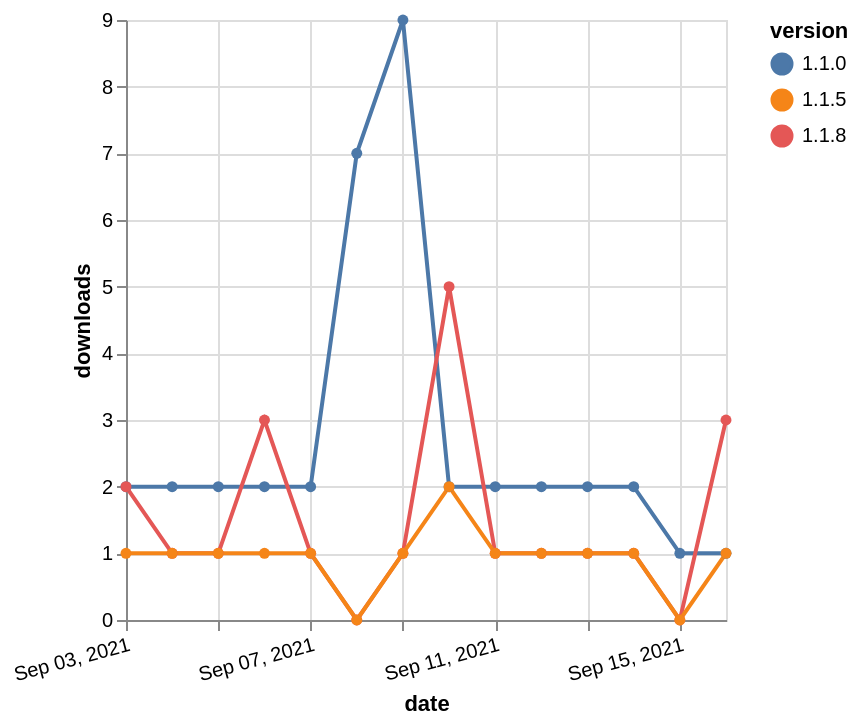

This figure's Vega-Lite source:
### Vega-Lite specification from a JSON file in a GitHub repository (floating-point values rounded to 4 significant figures)
{"$schema": "https://vega.github.io/schema/vega-lite/v5.json", "description": "A simple bar chart with embedded data.", "data": {"values": [{"date": "2021-09-03", "total": 3010, "delta": 2, "version": "1.1.0"}, {"date": "2021-09-04", "total": 3012, "delta": 2, "version": "1.1.0"}, {"date": "2021-09-05", "total": 3014, "delta": 2, "version": "1.1.0"}, {"date": "2021-09-06", "total": 3016, "delta": 2, "version": "1.1.0"}, {"date": "2021-09-07", "total": 3018, "delta": 2, "version": "1.1.0"}, {"date": "2021-09-08", "total": 3025, "delta": 7, "version": "1.1.0"}, {"date": "2021-09-09", "total": 3034, "delta": 9, "version": "1.1.0"}, {"date": "2021-09-10", "total": 3036, "delta": 2, "version": "1.1.0"}, {"date": "2021-09-11", "total": 3038, "delta": 2, "version": "1.1.0"}, {"date": "2021-09-12", "total": 3040, "delta": 2, "version": "1.1.0"}, {"date": "2021-09-13", "total": 3042, "delta": 2, "version": "1.1.0"}, {"date": "2021-09-14", "total": 3044, "delta": 2, "version": "1.1.0"}, {"date": "2021-09-15", "total": 3045, "delta": 1, "version": "1.1.0"}, {"date": "2021-09-16", "total": 3046, "delta": 1, "version": "1.1.0"}, {"date": "2021-09-03", "total": 258, "delta": 2, "version": "1.1.8"}, {"date": "2021-09-04", "total": 259, "delta": 1, "version": "1.1.8"}, {"date": "2021-09-05", "total": 260, "delta": 1, "version": "1.1.8"}, {"date": "2021-09-06", "total": 263, "delta": 3, "version": "1.1.8"}, {"date": "2021-09-07", "total": 264, "delta": 1, "version": "1.1.8"}, {"date": "2021-09-08", "total": 264, "delta": 0, "version": "1.1.8"}, {"date": "2021-09-09", "total": 265, "delta": 1, "version": "1.1.8"}, {"date": "2021-09-10", "total": 270, "delta": 5, "version": "1.1.8"}, {"date": "2021-09-11", "total": 271, "delta": 1, "version": "1.1.8"}, {"date": "2021-09-12", "total": 272, "delta": 1, "version": "1.1.8"}, {"date": "2021-09-13", "total": 273, "delta": 1, "version": "1.1.8"}, {"date": "2021-09-14", "total": 274, "delta": 1, "version": "1.1.8"}, {"date": "2021-09-15", "total": 274, "delta": 0, "version": "1.1.8"}, {"date": "2021-09-16", "total": 277, "delta": 3, "version": "1.1.8"}, {"date": "2021-09-03", "total": 206, "delta": 1, "version": "1.1.5"}, {"date": "2021-09-04", "total": 207, "delta": 1, "version": "1.1.5"}, {"date": "2021-09-05", "total": 208, "delta": 1, "version": "1.1.5"}, {"date": "2021-09-06", "total": 209, "delta": 1, "version": "1.1.5"}, {"date": "2021-09-07", "total": 210, "delta": 1, "version": "1.1.5"}, {"date": "2021-09-08", "total": 210, "delta": 0, "version": "1.1.5"}, {"date": "2021-09-09", "total": 211, "delta": 1, "version": "1.1.5"}, {"date": "2021-09-10", "total": 213, "delta": 2, "version": "1.1.5"}, {"date": "2021-09-11", "total": 214, "delta": 1, "version": "1.1.5"}, {"date": "2021-09-12", "total": 215, "delta": 1, "version": "1.1.5"}, {"date": "2021-09-13", "total": 216, "delta": 1, "version": "1.1.5"}, {"date": "2021-09-14", "total": 217, "delta": 1, "version": "1.1.5"}, {"date": "2021-09-15", "total": 217, "delta": 0, "version": "1.1.5"}, {"date": "2021-09-16", "total": 218, "delta": 1, "version": "1.1.5"}]}, "width": "container", "mark": {"type": "line", "point": {"filled": true}}, "encoding": {"x": {"field": "date", "type": "temporal", "timeUnit": "yearmonthdate", "title": "date", "axis": {"labelAngle": -15}}, "y": {"field": "delta", "type": "quantitative", "title": "downloads"}, "color": {"field": "version", "type": "nominal"}, "tooltip": {"field": "delta"}}}
